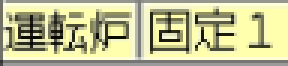
#> input picture informationJson/status1/Cooling.png, 96 x 22 px (shown 3 times larger)
$ python -i 4_ocr_sift.py   (imports and definitions only)
#> lines starting #> are read from the running program, lines starting #| are printed output that depends on the picture; after the words box and inside, x2 and y2 are one past the last pixel; in counts of white or black regions, pixels touching at a corner belong together
#> further down, picture is the input picture: shape (22, 96, 3); mean B, G, R 148.1, 191.9, 191.6
import cv2
import os
import numpy as np
import json
from typing import Tuple, Optional, List, Any, Dict

# 🔥 --- Imports สำหรับ OCR (Tesseract เท่านั้น) ---
import re
import pytesseract

# Tesseract path
pytesseract.pytesseract.tesseract_cmd = r"C:\Program Files\Tesseract-OCR\tesseract.exe"

# =========================================================================
# 📦 ฟังก์ชันหลักของการตัดแบ่ง (ไม่เปลี่ยน)
# =========================================================================

# [109 lines left out: functions split_manual_2_1, find_tab_sift, check_overlap, read_image_unicode_path, not called in this run]

# =========================================================================
# 🔥 (NEW) ฟังก์ชันเสริมสำหรับ OCR (Tesseract เท่านั้น)
# =========================================================================
number_re = re.compile(r"-?\d+(?:[.,]\d+)?")

# (ลบฟังก์ชัน PaddleOCR, _tess_ocr_any, ocr_any ทั้งหมด)

def ocr_number(bgr):
    """
    (Robust Version 4) "Lean Tournament"
    ลดการเรียก Tesseract จาก 9 เหลือ 4 ครั้ง เพื่อความเร็วบน Server
    """
    g = cv2.cvtColor(bgr, cv2.COLOR_BGR2GRAY)
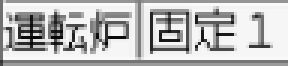
#> g: shape (22, 96) (shown 3 times larger); min 5, max 251, mean 186.9

    if max(g.shape) < 60:
        g = cv2.resize(g, None, fx=3.0, fy=3.0, interpolation=cv2.INTER_CUBIC)

    # [7 lines left out: function parse, not called in this run]

    # 1. กำหนด Configs (เหลือ 3 ตัวหลัก)
    cfg_6 = f"--oem 1 --psm 6 -c tessedit_char_whitelist=0123456789.-"
    cfg_7 = f"--oem 1 --psm 7 -c tessedit_char_whitelist=0123456789.-"
    cfg_13 = f"--oem 1 --psm 13 -c tessedit_char_whitelist=0123456789.-" # (ตัวแก้ "17")

    # 2. Kernel (สำหรับทำให้หนา)
    kernel = np.ones((2, 2), np.uint8)

    # 3. สร้างภาพ 4 เวอร์ชัน (ขั้นตอนนี้เร็ว)
    img_otsu_thin = cv2.threshold(g, 0, 255, cv2.THRESH_BINARY_INV + cv2.THRESH_OTSU)[1]
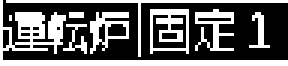
#> img_otsu_thin: shape (22, 96) (shown 3 times larger); 39.2% white; 9 white regions (2 under 20 px), largest, box (x1, y1, x2, y2) and area: (0, 0, 96, 22) 372, (2, 0, 96, 19) 112, (50, 3, 63, 18) 106
    img_otsu_thick = cv2.dilate(img_otsu_thin, kernel, iterations=1)
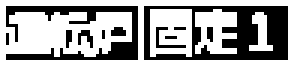
#> img_otsu_thick: shape (22, 96) (shown 3 times larger); 62.5% white; 11 black regions (9 under 20 px), largest, box (x1, y1, x2, y2) and area: (48, 2, 96, 20) 438, (2, 2, 46, 20) 273
    img_adapt_thin = cv2.adaptiveThreshold(g, 255, cv2.ADAPTIVE_THRESH_GAUSSIAN_C, cv2.THRESH_BINARY_INV, 11, 2)
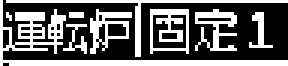
#> img_adapt_thin: shape (22, 96) (shown 3 times larger); 40% white in thin lines or dots
    img_adapt_thick = cv2.dilate(img_adapt_thin, kernel, iterations=1)
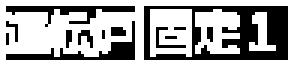
#> img_adapt_thick: shape (22, 96) (shown 3 times larger); 64.8% white; 13 black regions (10 under 20 px), largest, box (x1, y1, x2, y2) and area: (48, 2, 96, 20) 419, (2, 7, 45, 20) 125, (2, 2, 45, 9) 106

    # 4. 🔥 (NEW) รัน "การแข่งขันแบบลีน" (Test 4 แบบ)
    results = []

    # 1. (Otsu บาง - ตัวเต็งปกติ)
    results.append(parse(pytesseract.image_to_string(img_otsu_thin, config=cfg_7)))
#> (this line was passed over: pytesseract is not available in this run)

    # 2. (Otsu หนา - ตัวแก้ "17")
    results.append(parse(pytesseract.image_to_string(img_otsu_thick, config=cfg_13)))
#> (this line was passed over: pytesseract is not available in this run)

    # 3. (Adapt บาง - สำรองแสงเพี้ยน)
    results.append(parse(pytesseract.image_to_string(img_adapt_thin, config=cfg_7)))
#> (this line was passed over: pytesseract is not available in this run)

    # 4. (Adapt หนา - สำรองแสงเพี้ยน + "17")
    results.append(parse(pytesseract.image_to_string(img_adapt_thick, config=cfg_13)))
#> (this line was passed over: pytesseract is not available in this run)

    # (แถม) ลอง psm 6 กับ Otsu หนา เผื่อไว้
    results.append(parse(pytesseract.image_to_string(img_otsu_thick, config=cfg_6)))
#> (this line was passed over: pytesseract is not available in this run)


    # 5. เลือกผู้ชนะ (เหมือนเดิม)
    valid_results = [r for r in results if r[0] is not None]
#> valid_results = []

    if not valid_results:
        all_raw = sorted([r[1] for r in results], key=len, reverse=True)
#> all_raw = []
#> (the run stopped early here; a loop or call above may not have finished)

$ run again, on uploaded_images/tv1/1/2.jpg
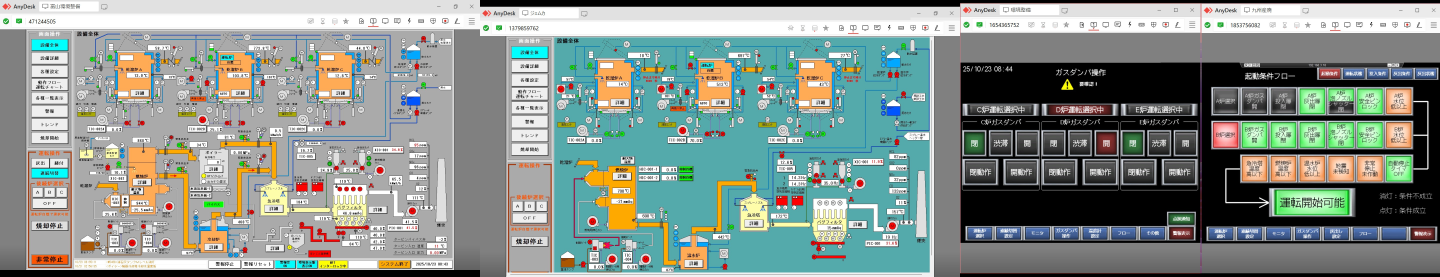
#> input picture uploaded_images/tv1/1/2.jpg, 5760 x 1107 px (shown at 1/4 size)
#> picture is the input picture: shape (1107, 5760, 3); mean B, G, R 140.4, 146, 134.6
#> in ocr_number, `img_otsu_thin = cv2.threshold(g, 0, 255, cv2.THRESH_BINARY_INV + cv2.T..`:
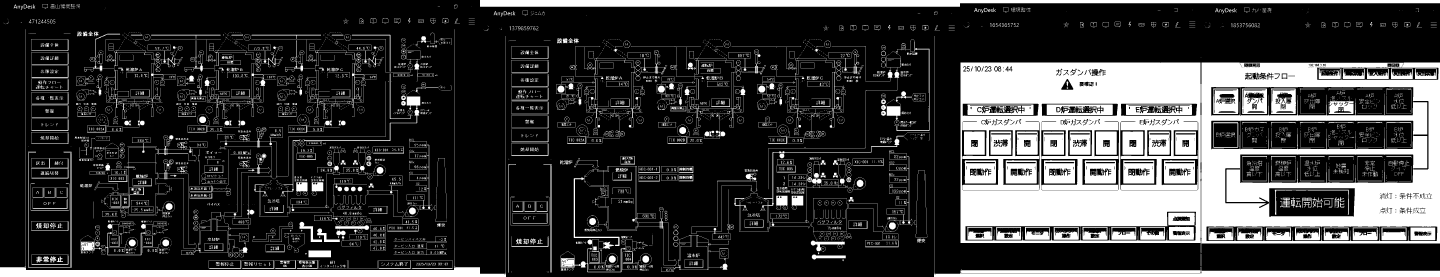
#> img_otsu_thin: shape (1107, 5760) (shown at 1/4 size); 22.8% white; 6995 white regions (4700 under 20 px), largest, box (x1, y1, x2, y2) and area: (3842, 250, 4802, 972) 402205, (4806, 250, 5760, 974) 308255, (1920, 0, 5760, 27) 76800
#> img_otsu_thick: shape (1107, 5760); 27.3% white; 4067 white regions (1531 under 20 px), largest, box (x1, y1, x2, y2) and area: (3842, 250, 5760, 1013) 739684, (1920, 0, 5760, 28) 80654, (0, 117, 2025, 1107) 61169
#> img_adapt_thin: shape (1107, 5760); 16.3% white; 22851 white regions (19875 under 20 px), largest, box (x1, y1, x2, y2) and area: (3842, 250, 4802, 972) 84297, (4840, 343, 5719, 873) 45726, (2216, 149, 3719, 1090) 37519
#> in ocr_number, `img_adapt_thick = cv2.dilate(img_adapt_thin, kernel, iterations=1)`:
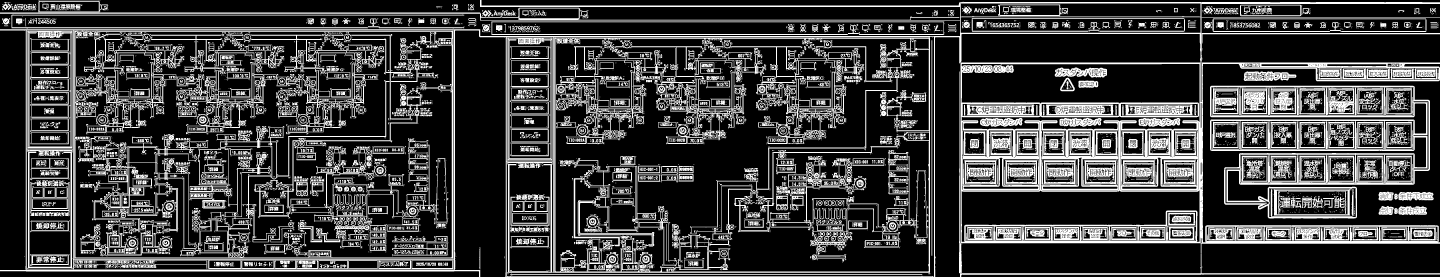
#> img_adapt_thick: shape (1107, 5760) (shown at 1/4 size); 24.5% white; 8836 white regions (5356 under 20 px), largest, box (x1, y1, x2, y2) and area: (0, 0, 5760, 1107) 357879, (4840, 343, 5720, 874) 66933, (297, 122, 1812, 1035) 45753
#> valid_results = []
